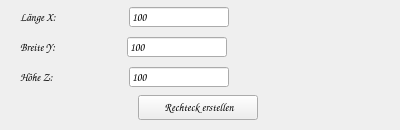
      <widget class="QWidget" name="tab_rechteck">
       <property name="sizePolicy">
        <sizepolicy hsizetype="Expanding" vsizetype="Preferred">
         <horstretch>0</horstretch>
         <verstretch>0</verstretch>
        </sizepolicy>
       </property>
       <property name="minimumSize">
        <size>
         <width>400</width>
         <height>130</height>
        </size>
       </property>
       <property name="maximumSize">
        <size>
         <width>800</width>
         <height>200</height>
        </size>
       </property>
       <attribute name="title">
        <string>Rechteck erstellen</string>
       </attribute>
       <layout class="QVBoxLayout" name="verticalLayout">
        <property name="spacing">
         <number>0</number>
        </property>
        <property name="topMargin">
         <number>0</number>
        </property>
        <property name="bottomMargin">
         <number>3</number>
        </property>
        <item>
         <widget class="QWidget" name="wg_x_roh" native="true">
          <property name="sizePolicy">
           <sizepolicy hsizetype="Expanding" vsizetype="Preferred">
            <horstretch>0</horstretch>
            <verstretch>0</verstretch>
           </sizepolicy>
          </property>
          <property name="minimumSize">
           <size>
            <width>0</width>
            <height>20</height>
           </size>
          </property>
          <property name="maximumSize">
           <size>
            <width>16777215</width>
            <height>25</height>
           </size>
          </property>
          <layout class="QHBoxLayout" name="horizontalLayout">
           <property name="spacing">
            <number>0</number>
           </property>
           <property name="topMargin">
            <number>0</number>
           </property>
           <property name="bottomMargin">
            <number>0</number>
           </property>
           <item>
            <widget class="QLabel" name="lb_rechteck_laenge">
             <property name="sizePolicy">
              <sizepolicy hsizetype="Fixed" vsizetype="Fixed">
               <horstretch>0</horstretch>
               <verstretch>0</verstretch>
              </sizepolicy>
             </property>
             <property name="minimumSize">
              <size>
               <width>0</width>
               <height>20</height>
              </size>
             </property>
             <property name="maximumSize">
              <size>
               <width>200</width>
               <height>25</height>
              </size>
             </property>
             <property name="font">
              <font>
               <family>Comic Sans MS</family>
               <pointsize>8</pointsize>
               <bold>false</bold>
              </font>
             </property>
             <property name="text">
              <string>Länge X: </string>
             </property>
             <property name="alignment">
              <set>Qt::AlignmentFlag::AlignLeading|Qt::AlignmentFlag::AlignLeft|Qt::AlignmentFlag::AlignVCenter</set>
             </property>
            </widget>
           </item>
           <item>
            <spacer name="horizontalSpacer_14">
             <property name="orientation">
              <enum>Qt::Orientation::Horizontal</enum>
             </property>
             <property name="sizeType">
              <enum>QSizePolicy::Policy::Fixed</enum>
             </property>
             <property name="sizeHint" stdset="0">
              <size>
               <width>71</width>
               <height>20</height>
              </size>
             </property>
            </spacer>
           </item>
           <item>
            <widget class="QLineEdit" name="le_rechteck_laenge">
             <property name="sizePolicy">
              <sizepolicy hsizetype="Fixed" vsizetype="Fixed">
               <horstretch>0</horstretch>
               <verstretch>0</verstretch>
              </sizepolicy>
             </property>
             <property name="minimumSize">
              <size>
               <width>100</width>
               <height>20</height>
              </size>
             </property>
             <property name="maximumSize">
              <size>
               <width>150</width>
               <height>20</height>
              </size>
             </property>
             <property name="font">
              <font>
               <family>Comic Sans MS</family>
               <pointsize>8</pointsize>
               <bold>false</bold>
              </font>
             </property>
             <property name="text">
              <string>100</string>
             </property>
            </widget>
           </item>
           <item>
            <spacer name="horizontalSpacer_17">
             <property name="orientation">
              <enum>Qt::Orientation::Horizontal</enum>
             </property>
             <property name="sizeHint" stdset="0">
              <size>
               <width>40</width>
               <height>20</height>
              </size>
             </property>
            </spacer>
           </item>
          </layout>
         </widget>
        </item>
        <item>
         <widget class="QWidget" name="wg_y_roh" native="true">
          <property name="sizePolicy">
           <sizepolicy hsizetype="Expanding" vsizetype="Preferred">
            <horstretch>0</horstretch>
            <verstretch>0</verstretch>
           </sizepolicy>
          </property>
          <property name="minimumSize">
           <size>
            <width>0</width>
            <height>20</height>
           </size>
          </property>
          <property name="maximumSize">
           <size>
            <width>16777215</width>
            <height>25</height>
           </size>
          </property>
          <layout class="QHBoxLayout" name="horizontalLayout_2">
           <property name="spacing">
            <number>0</number>
           </property>
           <property name="topMargin">
            <number>0</number>
           </property>
           <property name="bottomMargin">
            <number>0</number>
           </property>
           <item>
            <widget class="QLabel" name="lb_rechteck_breite">
             <property name="sizePolicy">
              <sizepolicy hsizetype="Fixed" vsizetype="Fixed">
               <horstretch>0</horstretch>
               <verstretch>0</verstretch>
              </sizepolicy>
             </property>
             <property name="minimumSize">
              <size>
               <width>0</width>
               <height>20</height>
              </size>
             </property>
             <property name="maximumSize">
              <size>
               <width>200</width>
               <height>25</height>
              </size>
             </property>
             <property name="font">
              <font>
               <family>Comic Sans MS</family>
               <pointsize>8</pointsize>
               <bold>false</bold>
              </font>
             </property>
             <property name="text">
              <string>Breite Y: </string>
             </property>
             <property name="alignment">
              <set>Qt::AlignmentFlag::AlignLeading|Qt::AlignmentFlag::AlignLeft|Qt::AlignmentFlag::AlignVCenter</set>
             </property>
            </widget>
           </item>
           <item>
            <spacer name="horizontalSpacer_15">
             <property name="orientation">
              <enum>Qt::Orientation::Horizontal</enum>
             </property>
             <property name="sizeType">
              <enum>QSizePolicy::Policy::Fixed</enum>
             </property>
             <property name="sizeHint" stdset="0">
              <size>
               <width>69</width>
               <height>20</height>
              </size>
             </property>
            </spacer>
           </item>
           <item>
            <widget class="QLineEdit" name="le_rechteck_breite">
             <property name="sizePolicy">
              <sizepolicy hsizetype="Fixed" vsizetype="Fixed">
               <horstretch>0</horstretch>
               <verstretch>0</verstretch>
              </sizepolicy>
             </property>
             <property name="minimumSize">
              <size>
               <width>100</width>
               <height>20</height>
              </size>
             </property>
             <property name="maximumSize">
              <size>
               <width>150</width>
               <height>20</height>
              </size>
             </property>
             <property name="font">
              <font>
               <family>Comic Sans MS</family>
               <pointsize>8</pointsize>
               <bold>false</bold>
              </font>
             </property>
             <property name="text">
              <string>100</string>
             </property>
            </widget>
           </item>
           <item>
            <spacer name="horizontalSpacer_18">
             <property name="orientation">
              <enum>Qt::Orientation::Horizontal</enum>
             </property>
             <property name="sizeHint" stdset="0">
              <size>
               <width>40</width>
               <height>20</height>
              </size>
             </property>
            </spacer>
           </item>
          </layout>
         </widget>
        </item>
        <item>
         <widget class="QWidget" name="wg_z_roh" native="true">
          <property name="sizePolicy">
           <sizepolicy hsizetype="Expanding" vsizetype="Preferred">
            <horstretch>0</horstretch>
            <verstretch>0</verstretch>
           </sizepolicy>
          </property>
          <property name="minimumSize">
           <size>
            <width>0</width>
            <height>20</height>
           </size>
          </property>
          <property name="maximumSize">
           <size>
            <width>16777215</width>
            <height>25</height>
           </size>
          </property>
          <layout class="QHBoxLayout" name="horizontalLayout_3">
           <property name="spacing">
            <number>0</number>
           </property>
           <property name="topMargin">
            <number>0</number>
           </property>
           <property name="bottomMargin">
            <number>0</number>
           </property>
           <item>
            <widget class="QLabel" name="lb_rechteck_hoehe">
             <property name="sizePolicy">
              <sizepolicy hsizetype="Fixed" vsizetype="Fixed">
               <horstretch>0</horstretch>
               <verstretch>0</verstretch>
              </sizepolicy>
             </property>
             <property name="minimumSize">
              <size>
               <width>0</width>
               <height>20</height>
              </size>
             </property>
             <property name="maximumSize">
              <size>
               <width>200</width>
               <height>25</height>
              </size>
             </property>
             <property name="font">
              <font>
               <family>Comic Sans MS</family>
               <pointsize>8</pointsize>
               <bold>false</bold>
              </font>
             </property>
             <property name="text">
              <string>Höhe Z:  </string>
             </property>
             <property name="alignment">
              <set>Qt::AlignmentFlag::AlignLeading|Qt::AlignmentFlag::AlignLeft|Qt::AlignmentFlag::AlignVCenter</set>
             </property>
            </widget>
           </item>
           <item>
            <spacer name="horizontalSpacer_16">
             <property name="orientation">
              <enum>Qt::Orientation::Horizontal</enum>
             </property>
             <property name="sizeType">
              <enum>QSizePolicy::Policy::Fixed</enum>
             </property>
             <property name="sizeHint" stdset="0">
              <size>
               <width>71</width>
               <height>20</height>
              </size>
             </property>
            </spacer>
           </item>
           <item>
            <widget class="QLineEdit" name="le_rechteck_hoehe">
             <property name="sizePolicy">
              <sizepolicy hsizetype="Fixed" vsizetype="Fixed">
               <horstretch>0</horstretch>
               <verstretch>0</verstretch>
              </sizepolicy>
             </property>
             <property name="minimumSize">
              <size>
               <width>100</width>
               <height>20</height>
              </size>
             </property>
             <property name="maximumSize">
              <size>
               <width>150</width>
               <height>20</height>
              </size>
             </property>
             <property name="font">
              <font>
               <family>Comic Sans MS</family>
               <pointsize>8</pointsize>
               <bold>false</bold>
              </font>
             </property>
             <property name="text">
              <string>100</string>
             </property>
            </widget>
           </item>
           <item>
            <spacer name="horizontalSpacer_19">
             <property name="orientation">
              <enum>Qt::Orientation::Horizontal</enum>
             </property>
             <property name="sizeHint" stdset="0">
              <size>
               <width>40</width>
               <height>20</height>
              </size>
             </property>
            </spacer>
           </item>
          </layout>
         </widget>
        </item>
        <item>
         <widget class="QWidget" name="wg_button_roh" native="true">
          <property name="sizePolicy">
           <sizepolicy hsizetype="Expanding" vsizetype="Preferred">
            <horstretch>0</horstretch>
            <verstretch>0</verstretch>
           </sizepolicy>
          </property>
          <property name="minimumSize">
           <size>
            <width>0</width>
            <height>20</height>
           </size>
          </property>
          <property name="maximumSize">
           <size>
            <width>16777215</width>
            <height>25</height>
           </size>
          </property>
          <layout class="QHBoxLayout" name="horizontalLayout_4">
           <property name="spacing">
            <number>0</number>
           </property>
           <property name="topMargin">
            <number>0</number>
           </property>
           <property name="bottomMargin">
            <number>0</number>
           </property>
           <item>
            <spacer name="horizontalSpacer">
             <property name="orientation">
              <enum>Qt::Orientation::Horizontal</enum>
             </property>
             <property name="sizeType">
              <enum>QSizePolicy::Policy::Fixed</enum>
             </property>
             <property name="sizeHint" stdset="0">
              <size>
               <width>118</width>
               <height>20</height>
              </size>
             </property>
            </spacer>
           </item>
           <item>
            <widget class="QPushButton" name="pb_rechteck">
             <property name="minimumSize">
              <size>
               <width>120</width>
               <height>25</height>
              </size>
             </property>
             <property name="maximumSize">
              <size>
               <width>135</width>
               <height>30</height>
              </size>
             </property>
             <property name="font">
              <font>
               <family>Comic Sans MS</family>
               <pointsize>8</pointsize>
               <bold>false</bold>
              </font>
             </property>
             <property name="text">
              <string> Rechteck erstellen</string>
             </property>
             <property name="icon">
              <iconset resource="Icons/icons.qrc">
               <normaloff>:/Symbole/cuboid.png</normaloff>:/Symbole/cuboid.png</iconset>
             </property>
             <property name="autoDefault">
              <bool>true</bool>
             </property>
            </widget>
           </item>
           <item>
            <spacer name="horizontalSpacer_3">
             <property name="orientation">
              <enum>Qt::Orientation::Horizontal</enum>
             </property>
             <property name="sizeHint" stdset="0">
              <size>
               <width>40</width>
               <height>20</height>
              </size>
             </property>
            </spacer>
           </item>
          </layout>
         </widget>
        </item>
       </layout>
      </widget>
